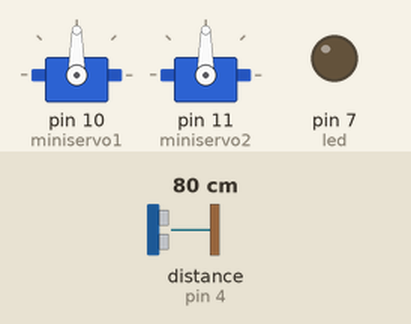
Bench run of a sketch on a simulated Arduino Uno, built with avr-gcc and run on an emulated ATmega328P. Shown: 2 × servo, output pins drawn as LEDs (lit = HIGH). The inputs (shaded band) are chosen by the test bench; at power-on: distance to the obstacle (sensor on pin 4) 80 cm.

Above: at 1.3 s.
1.4 s: distance to the obstacle (sensor on pin 4) set to 23 cm
2.9 s: distance to the obstacle (sensor on pin 4) set to 18 cm
At 3.5 s:
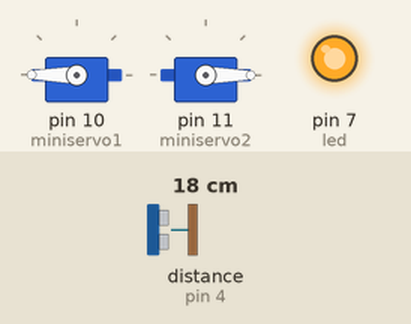
4.5 s: distance to the obstacle (sensor on pin 4) set to 35 cm
At 6.2 s:
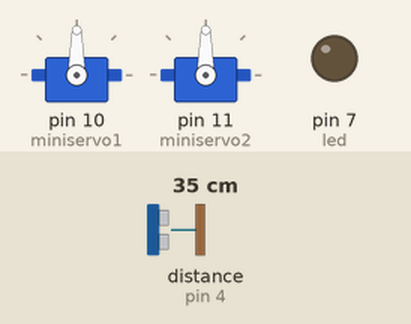
6.5 s: distance to the obstacle (sensor on pin 4) set to 2 cm
At 7.7 s:
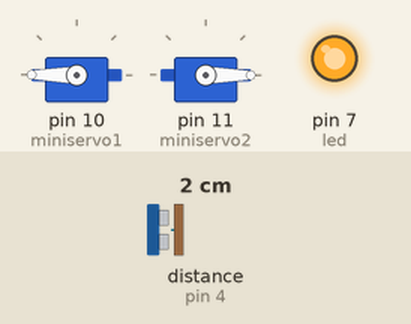
Timing chart, 0 to 9.0 s (numbered marks = the images above; inputs shaded):
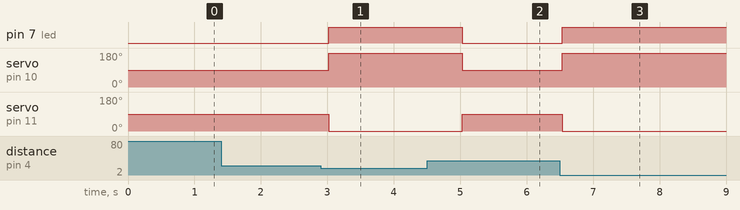

The sketch:

PUERTA_AUTOMATICA.ino
```cpp
#include <Servo.h>
#include <Ultrasonic.h>

Ultrasonic ultrasonic(3,4);
Servo miniservo1;
Servo miniservo2;
int led=7;
int distancia;

void setup()
{
  miniservo1.attach(10);
  miniservo2.attach(11);

    miniservo1.write(90);
    miniservo2.write(90);
    pinMode(led, OUTPUT);
}

void loop()
{

    distancia = ultrasonic.Ranging(CM);

    if(distancia <= 20){

        miniservo1.write(180);
        miniservo2.write(0);
        digitalWrite(led, HIGH);
        delay(500);
    }else{
    miniservo1.write(90);
    miniservo2.write(90);
    digitalWrite(led, LOW);
    }
    delay(500);
}
```

Measured:
- the behaviour switches between 21 and 20 cm on distance to the obstacle (sensor on pin 4) (found by bisection; images 0 and 1)
- after the input at 1.4 s, every drawn part: stays the same
- after the input at 2.9 s, pin 7 (led): LOW → HIGH after 0.12 s; servo on pin 10 (miniservo1): 90° → 180° after 0.12 s; servo on pin 11 (miniservo2): 90° → 0° after 0.12 s
- after the input at 4.5 s, pin 7 (led): HIGH → LOW after 0.53 s; servo on pin 10 (miniservo1): 180° → 90° after 0.53 s; servo on pin 11 (miniservo2): 0° → 90° after 0.53 s
- after the input at 6.5 s, pin 7 (led): LOW → HIGH at once; servo on pin 10 (miniservo1): 90° → 180° at once; servo on pin 11 (miniservo2): 90° → 0° at once
